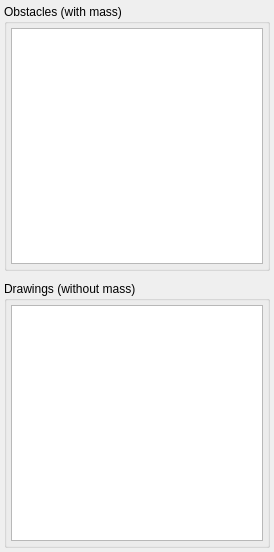
            <widget class="QWidget" name="objects">
             <property name="geometry">
              <rect>
               <x>0</x>
               <y>0</y>
               <width>274</width>
               <height>552</height>
              </rect>
             </property>
             <property name="font">
              <font>
               <weight>75</weight>
               <bold>true</bold>
              </font>
             </property>
             <attribute name="label">
              <string>Objects</string>
             </attribute>
             <layout class="QVBoxLayout" name="verticalLayout_12">
              <property name="spacing">
               <number>10</number>
              </property>
              <property name="leftMargin">
               <number>4</number>
              </property>
              <property name="topMargin">
               <number>4</number>
              </property>
              <property name="rightMargin">
               <number>4</number>
              </property>
              <property name="bottomMargin">
               <number>4</number>
              </property>
              <item>
               <widget class="QGroupBox" name="group_obstacles">
                <property name="font">
                 <font>
                  <weight>50</weight>
                  <bold>false</bold>
                 </font>
                </property>
                <property name="toolTip">
                 <string>Obstacles for the Scene.  These interact with the robots.</string>
                </property>
                <property name="title">
                 <string>Obstacles (with mass)</string>
                </property>
                <layout class="QVBoxLayout" name="verticalLayout_10">
                 <property name="spacing">
                  <number>10</number>
                 </property>
                 <property name="leftMargin">
                  <number>4</number>
                 </property>
                 <property name="topMargin">
                  <number>4</number>
                 </property>
                 <property name="rightMargin">
                  <number>4</number>
                 </property>
                 <property name="bottomMargin">
                  <number>4</number>
                 </property>
                 <item>
                  <widget class="QListWidget" name="list_obstacles">
                   <property name="sizePolicy">
                    <sizepolicy hsizetype="Preferred" vsizetype="Preferred">
                     <horstretch>0</horstretch>
                     <verstretch>0</verstretch>
                    </sizepolicy>
                   </property>
                   <property name="toolTip">
                    <string>Double Click or Drag Obstacles to the Obstacles and Drawings List to add to Scene</string>
                   </property>
                   <property name="horizontalScrollBarPolicy">
                    <enum>Qt::ScrollBarAsNeeded</enum>
                   </property>
                   <property name="editTriggers">
                    <set>QAbstractItemView::NoEditTriggers</set>
                   </property>
                   <property name="showDropIndicator" stdset="0">
                    <bool>false</bool>
                   </property>
                   <property name="dragEnabled">
                    <bool>true</bool>
                   </property>
                   <property name="dragDropMode">
                    <enum>QAbstractItemView::NoDragDrop</enum>
                   </property>
                   <property name="defaultDropAction">
                    <enum>Qt::CopyAction</enum>
                   </property>
                   <property name="alternatingRowColors">
                    <bool>false</bool>
                   </property>
                   <property name="iconSize">
                    <size>
                     <width>64</width>
                     <height>64</height>
                    </size>
                   </property>
                   <property name="textElideMode">
                    <enum>Qt::ElideLeft</enum>
                   </property>
                   <property name="verticalScrollMode">
                    <enum>QAbstractItemView::ScrollPerPixel</enum>
                   </property>
                   <property name="movement">
                    <enum>QListView::Static</enum>
                   </property>
                   <property name="flow">
                    <enum>QListView::TopToBottom</enum>
                   </property>
                   <property name="isWrapping" stdset="0">
                    <bool>false</bool>
                   </property>
                   <property name="resizeMode">
                    <enum>QListView::Adjust</enum>
                   </property>
                   <property name="layoutMode">
                    <enum>QListView::SinglePass</enum>
                   </property>
                   <property name="spacing">
                    <number>6</number>
                   </property>
                   <property name="gridSize">
                    <size>
                     <width>200</width>
                     <height>75</height>
                    </size>
                   </property>
                   <property name="viewMode">
                    <enum>QListView::ListMode</enum>
                   </property>
                   <property name="uniformItemSizes">
                    <bool>false</bool>
                   </property>
                   <property name="wordWrap">
                    <bool>true</bool>
                   </property>
                   <property name="selectionRectVisible">
                    <bool>true</bool>
                   </property>
                  </widget>
                 </item>
                </layout>
               </widget>
              </item>
              <item>
               <widget class="QGroupBox" name="group_drawings">
                <property name="font">
                 <font>
                  <weight>50</weight>
                  <bold>false</bold>
                 </font>
                </property>
                <property name="toolTip">
                 <string>Drawings for the Scene.  These do not interact with the robots.</string>
                </property>
                <property name="title">
                 <string>Drawings (without mass)</string>
                </property>
                <layout class="QVBoxLayout" name="verticalLayout_11">
                 <property name="spacing">
                  <number>10</number>
                 </property>
                 <property name="leftMargin">
                  <number>4</number>
                 </property>
                 <property name="topMargin">
                  <number>4</number>
                 </property>
                 <property name="rightMargin">
                  <number>4</number>
                 </property>
                 <property name="bottomMargin">
                  <number>4</number>
                 </property>
                 <item>
                  <widget class="QListWidget" name="list_markers">
                   <property name="sizePolicy">
                    <sizepolicy hsizetype="Preferred" vsizetype="Preferred">
                     <horstretch>0</horstretch>
                     <verstretch>0</verstretch>
                    </sizepolicy>
                   </property>
                   <property name="toolTip">
                    <string>Double Click or Drag Drawings to the Obstacles and Drawings List to add to Scene</string>
                   </property>
                   <property name="horizontalScrollBarPolicy">
                    <enum>Qt::ScrollBarAsNeeded</enum>
                   </property>
                   <property name="editTriggers">
                    <set>QAbstractItemView::NoEditTriggers</set>
                   </property>
                   <property name="showDropIndicator" stdset="0">
                    <bool>false</bool>
                   </property>
                   <property name="dragEnabled">
                    <bool>true</bool>
                   </property>
                   <property name="dragDropMode">
                    <enum>QAbstractItemView::NoDragDrop</enum>
                   </property>
                   <property name="defaultDropAction">
                    <enum>Qt::CopyAction</enum>
                   </property>
                   <property name="alternatingRowColors">
                    <bool>false</bool>
                   </property>
                   <property name="iconSize">
                    <size>
                     <width>64</width>
                     <height>64</height>
                    </size>
                   </property>
                   <property name="textElideMode">
                    <enum>Qt::ElideLeft</enum>
                   </property>
                   <property name="verticalScrollMode">
                    <enum>QAbstractItemView::ScrollPerPixel</enum>
                   </property>
                   <property name="movement">
                    <enum>QListView::Static</enum>
                   </property>
                   <property name="flow">
                    <enum>QListView::TopToBottom</enum>
                   </property>
                   <property name="isWrapping" stdset="0">
                    <bool>false</bool>
                   </property>
                   <property name="resizeMode">
                    <enum>QListView::Adjust</enum>
                   </property>
                   <property name="layoutMode">
                    <enum>QListView::SinglePass</enum>
                   </property>
                   <property name="spacing">
                    <number>6</number>
                   </property>
                   <property name="gridSize">
                    <size>
                     <width>200</width>
                     <height>75</height>
                    </size>
                   </property>
                   <property name="viewMode">
                    <enum>QListView::ListMode</enum>
                   </property>
                   <property name="uniformItemSizes">
                    <bool>false</bool>
                   </property>
                   <property name="wordWrap">
                    <bool>true</bool>
                   </property>
                   <property name="selectionRectVisible">
                    <bool>true</bool>
                   </property>
                  </widget>
                 </item>
                </layout>
               </widget>
              </item>
             </layout>
            </widget>
